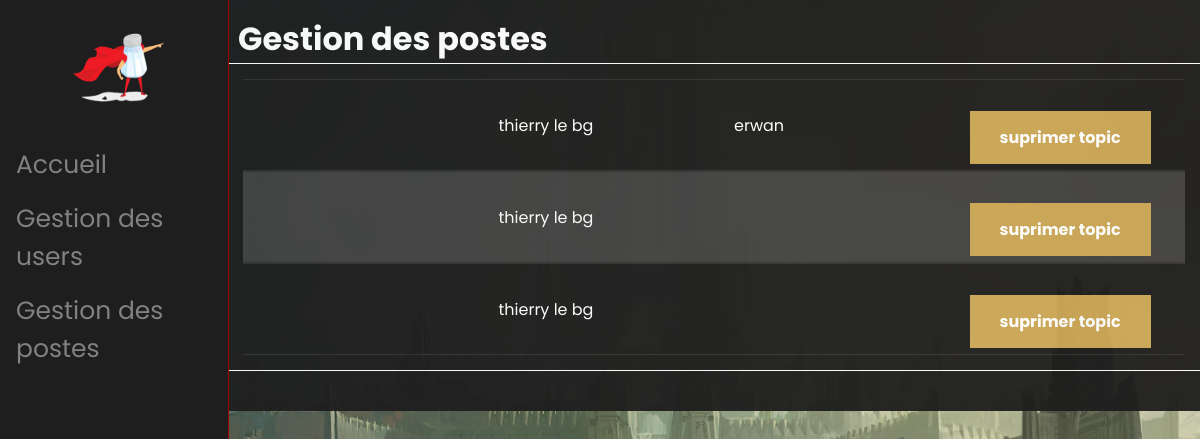
The page /admin/Back-office-postes.php on the database as committed earlier.
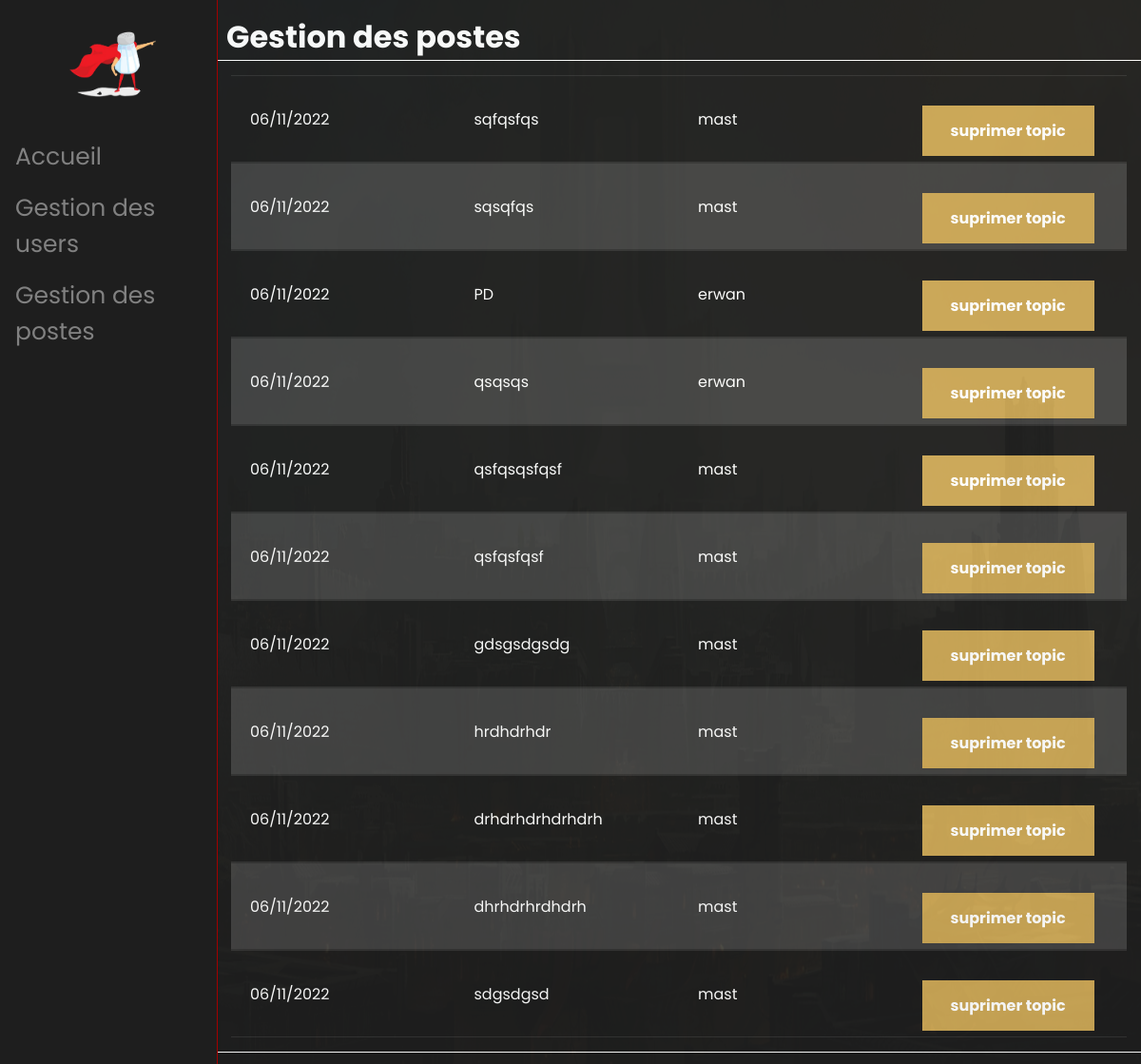
The same page on the database as committed later.
### tables this page shows
CREATE TABLE `topic` (
  `id_topic` int(11) NOT NULL,
  `titre` varchar(50) NOT NULL,
  `message` varchar(10000) NOT NULL,
  `id_user` int(11) NOT NULL,
  `date_publication` datetime NOT NULL
);

CREATE TABLE `user` (
  `id_user` int(11) NOT NULL,
  `nom` varchar(50) NOT NULL,
  `prenom` varchar(50) NOT NULL,
  `pseudo` varchar(50) NOT NULL,
  `email` varchar(50) NOT NULL,
  `mdp` varchar(100) NOT NULL,
  `role` varchar(25) DEFAULT NULL,
  `date_inscription` datetime NOT NULL
);

### admin/Back-office-postes.php (the view, shortened to what this page needs)
<!DOCTYPE html>
<html lang="en">
<head>
    <link rel="stylesheet" href="../css/discussion.css">
</head>
<body>
    <div class="sidenav">
        <div class="Logo-side">
            <a href="../index.php">
                <img src="../img/Logo.png" alt="" width="100" height="80">
            </a>
        </div>
        <div class="link-nav">
            <a class="nav-links" href="../index.php">Accueil</a>
            <a class="nav-links" href="Back-office-users.php">Gestion des users</a>
            <a class="nav-links" href="Back-office-postes.php">Gestion des postes</a>
        </div>
    </div>
    <div class="main">
        <div class="container-discussion">
            <h1>Gestion des postes</h1>
            <div class="container-publication">
                <table cellspacing="0" cellpadding="0">
                    <tbody>
                    <?php
                    include('../Fonction-php&JS/connect.php');
                    $requete = "SELECT count(*) from topic";
                    $exec_requete = mysqli_query($db, $requete);
                    $reponse = mysqli_fetch_array($exec_requete);
                    $count = $reponse['count(*)'];
                    if($count!=0){
                            $requete2='Select id_topic, titre, message,DATE_FORMAT(date_publication, "%d/%m/%Y") AS date, id_user,DATE_FORMAT(TIMEDIFF( NOW(), date_publication ), "%H:%i")AS Time from topic Order By date_publication DESC';
                            $exec_requete2 = mysqli_query($db,$requete2);
                        while($row = mysqli_fetch_assoc($exec_requete2)){
                            $requete3 = "SELECT pseudo from user where id_user =".$row["id_user"];
                            $exec_requete3 = mysqli_query($db, $requete3);
                            $reponse3 = mysqli_fetch_array($exec_requete3);
                        ?>
                        <tr>
                            <td><?php echo $row['date'] ?></td>
                            <td><?php echo $row['titre'] ?></td>
                            <td><?php echo $reponse3['pseudo'] ?></td>
                            <td><?php echo "<br><a href='../Fonction-php&JS/suprimer_topic.php?id=" . $row["id_topic"] . "' class='button'>suprimer topic</a>"; ?></td>
                        </tr>
                        <?php
                        }}
                        ?>
                    </tbody>
                </table>
            </div>
            <br>
        </div>
    </div>
</body>
</html>

Rows that differ between the two databases and show on the page:
removed topic: titre "thierry le bg", id_user.pseudo "erwan"
removed topic: titre "thierry le bg"
removed topic: titre "thierry le bg"
added topic: date "06/11/2022", titre "sqfqsfqs", id_user.pseudo "mast"
added topic: date "06/11/2022", titre "sqsqfqs", id_user.pseudo "mast"
added topic: date "06/11/2022", titre "PD", id_user.pseudo "erwan"
added topic: date "06/11/2022", titre "qsqsqs", id_user.pseudo "erwan"
added topic: date "06/11/2022", titre "qsfqsqsfqsf", id_user.pseudo "mast"
added topic: date "06/11/2022", titre "qsfqsfqsf", id_user.pseudo "mast"
added topic: date "06/11/2022", titre "gdsgsdgsdg", id_user.pseudo "mast"
added topic: date "06/11/2022", titre "hrdhdrhdr", id_user.pseudo "mast"
added topic: date "06/11/2022", titre "drhdrhdrhdrhdrh", id_user.pseudo "mast"
added topic: date "06/11/2022", titre "dhrhdrhrdhdrh", id_user.pseudo "mast"
added topic: date "06/11/2022", titre "sdgsdgsd", id_user.pseudo "mast"
